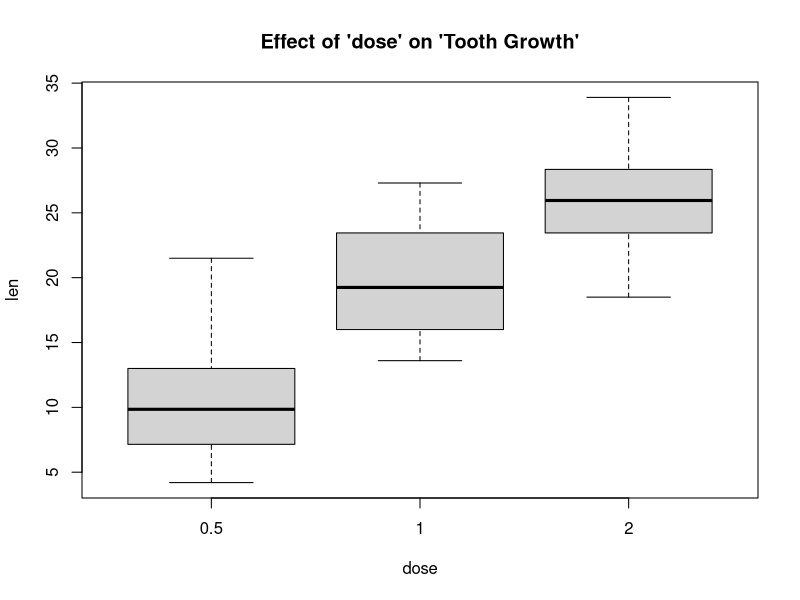
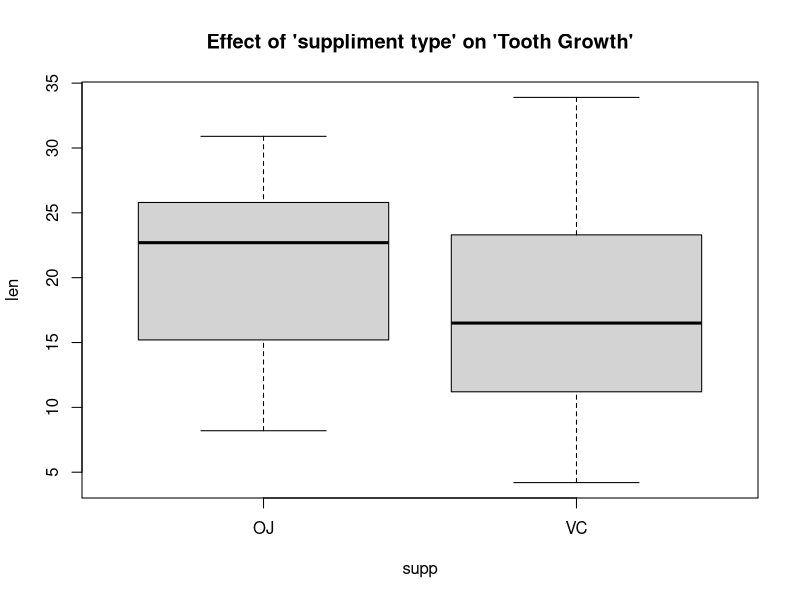
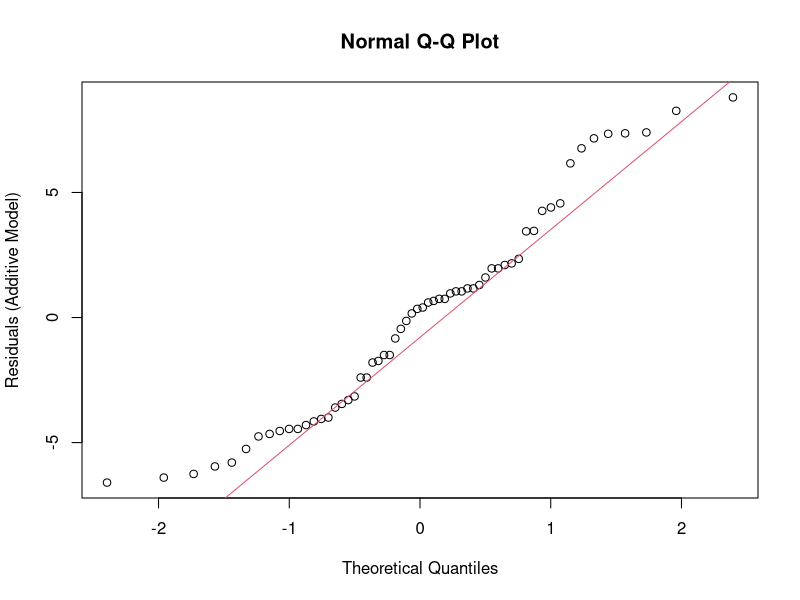
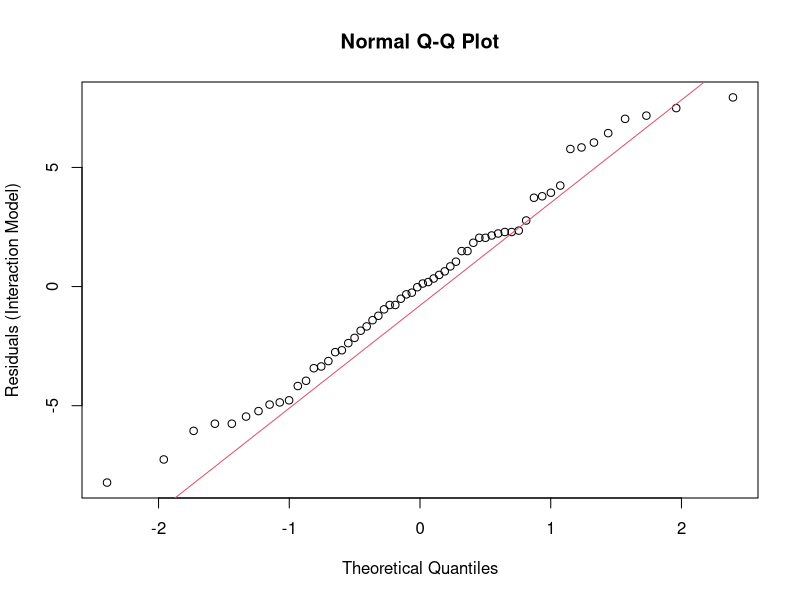

These charts were generated, in order, by the following R code:
## ---- chunk 1
rm(list=ls())
set.seed(1234)
data(ToothGrowth)
str(ToothGrowth)
summary(ToothGrowth)
head(ToothGrowth)
## ---- chunk 2
library(ggplot2)
p <- ggplot(data=ToothGrowth)

boxplot(len ~ dose, data=ToothGrowth)
title("Effect of 'dose' on 'Tooth Growth'")
boxplot(len ~ supp, data=ToothGrowth)
title("Effect of 'suppliment type' on 'Tooth Growth'")
## ---- chunk 3
lm.form.1 = formula('len ~ dose + supp')
lm.form.1
#oj.df <- subset(ToothGrowth, supp=='OJ')
#lm.model.1 <- lm(lm.form.1, data=oj.df)
lm.model.1 <- lm(lm.form.1, data=ToothGrowth)
summary(lm.model.1)
confint(lm.model.1)

## ---- chunk 4
lm.form.2 = formula('len ~ dose * supp')
lm.form.2
lm.model.2 <- lm(lm.form.2, data=ToothGrowth)
summary(lm.model.2)
confint(lm.model.2)

## ---- chunk 5
anova(lm.model.1, lm.model.2)
## ---- chunk 6
qqnorm(resid(lm.model.1), ylab="Residuals (Additive Model)")
qqline(resid(lm.model.1), col=2)
qqnorm(resid(lm.model.2), ylab="Residuals (Interaction Model)")
qqline(resid(lm.model.1), col=2)
